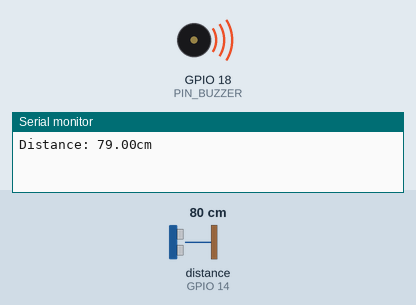
Bench run of a sketch on a simulated ESP32. On the bench: buzzer (waves = sounding, pin HIGH), the last lines printed to the serial monitor. Wiring (inferred from the names in the program): ultrasonic range finder: trigger GPIO 13; echo GPIO 14. The test bench sets the inputs (shaded band); at power-on: distance to the obstacle (sensor on GPIO 14) 80 cm. The echo pulse lasts 58.3 µs per cm; pins used as bus, display or sensor lines are not drawn.

Above: at 1.1 s.
At 3.8 s:
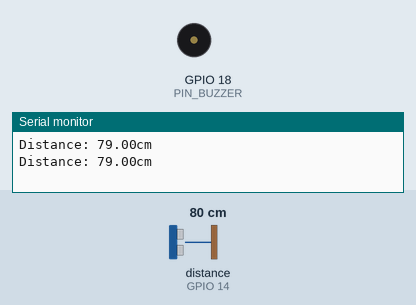
3.9 s: distance to the obstacle (sensor on GPIO 14) set to 65 cm
5.4 s: distance to the obstacle (sensor on GPIO 14) set to 58 cm
At 6.8 s:
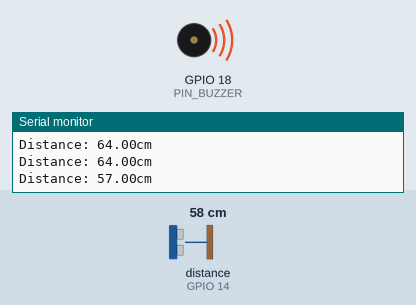
Timing chart, 0 to 15.7 s (numbered marks = the images above; inputs shaded):
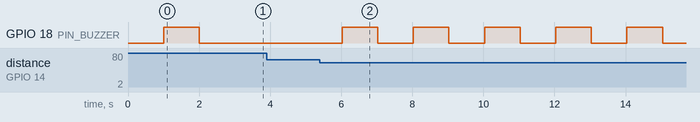

Measured:
- the behaviour switches between 61 and 60 cm on distance to the obstacle (sensor on GPIO 14) (found by bisection; images 1 and 2)
- after the input at 5.4 s, GPIO 18 (PIN_BUZZER): alternates HIGH for 1.0 s and LOW for 1.0 s, starting after 0.62 s

The sketch:

Final_projectMovementAlarm.ino
```cpp
/**********************************************************************
  Filename    : Ultrasonic Ranging
  Description : Use the ultrasonic module to measure the distance.
  Auther      : www.freenove.com
  Modification: 2022/10/25
**********************************************************************/
#define trigPin 13 // define TrigPin
#define echoPin 14 // define EchoPin.
#define MAX_DISTANCE 700 // Maximum sensor distance is rated at 400-500cm.
#define PIN_BUZZER 18 // Trigger buzzer

int SET_DISTANCE; //The original range found
int NEW_DISTANCE; //The trigger range found
int distance = 0;   //the distance found
int track = 0;

//timeOut= 2*MAX_DISTANCE /100 /340 *1000000 = MAX_DISTANCE*58.8
float timeOut = MAX_DISTANCE * 60;
int soundVelocity = 340; // define sound speed=340m/s

void setup() {
  pinMode(trigPin,OUTPUT);// set trigPin to output mode
  pinMode(echoPin,INPUT); // set echoPin to input mode

  pinMode(PIN_BUZZER, OUTPUT);

  Serial.begin(115200);   // Open serial monitor at 115200 baud to see ping results.
}

void loop() {
  delay(1000); // Wait 100ms between pings (about 20 pings/sec).

  if (track < 2){
    SET_DISTANCE = distance;
    track = track + 1;
  }

  Serial.printf("Distance: ");
  Serial.print(getSonar()); // Send ping, get distance in cm and print result
  Serial.println("cm");
  NEW_DISTANCE = distance;
  if (SET_DISTANCE <= NEW_DISTANCE - 10) {
    digitalWrite(PIN_BUZZER,HIGH);
    delay(1000);
    digitalWrite(PIN_BUZZER,LOW);
  }
  if (SET_DISTANCE >= NEW_DISTANCE + 20 ) {
    digitalWrite(PIN_BUZZER,HIGH);
    delay(1000);
    digitalWrite(PIN_BUZZER,LOW);
  }
}

float getSonar() {
  unsigned long pingTime;
  // make trigPin output high level lasting for 10μs to triger HC_SR04
  digitalWrite(trigPin, HIGH);
  delayMicroseconds(10);
  digitalWrite(trigPin, LOW);
  // Wait HC-SR04 returning to the high level and measure out this waitting time
  pingTime = pulseIn(echoPin, HIGH, timeOut);
  // calculate the distance according to the time
  distance = (float)pingTime * soundVelocity / 2 / 10000;
  return distance; // return the distance value
}
```
